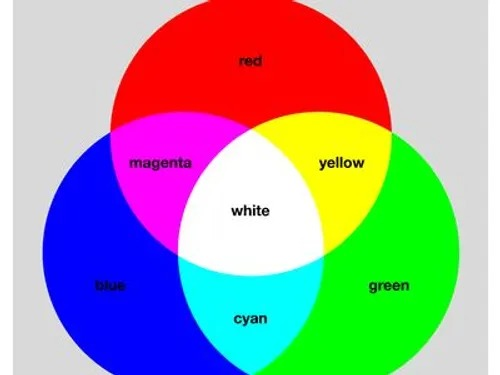
#> input picture images/RGB_image.jpg, 500 x 375 px, found by its file name
$ python separate_green_red_blue.py
#> lines starting #> are read from the running program, lines starting #| are printed output that depends on the picture
import numpy as np
import matplotlib.pyplot as plt
from PIL import Image
input_image_path =r"C:\Users\ASUS\Desktop\image mid\images\RGB_image.jpg"
image = Image.open(input_image_path)
#> image is the input picture: PIL image 500x375 RGB; mean R, G, B 161.5, 160, 159.6
image_np = np.array(image)

# Separate the color components
red_component = image_np.copy()
green_component = image_np.copy()
blue_component = image_np.copy()

# Set other channels to zero
red_component[:, :, 1] = 0 # Zero out green channel
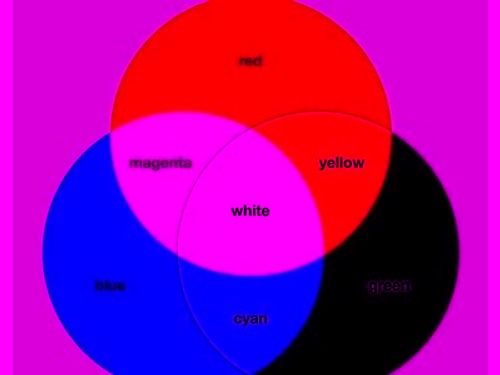
#> red_component: shape (375, 500, 3); mean R, G, B 161.5, 0, 159.6
red_component[:, :, 2] = 0 # Zero out blue channel
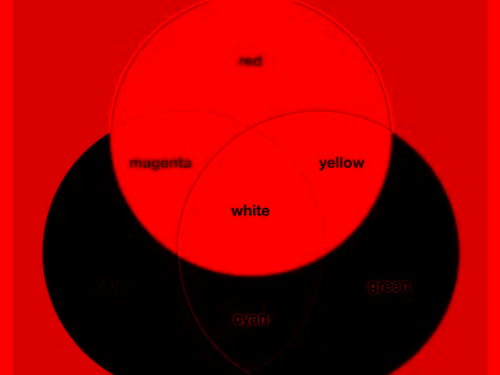
#> red_component: shape (375, 500, 3); mean R, G, B 161.5, 0, 0
green_component[:, :, 0] = 0 # Zero out red channel
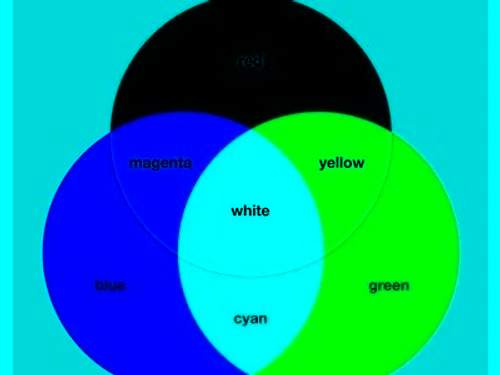
#> green_component: shape (375, 500, 3); mean R, G, B 0, 160, 159.6
green_component[:, :, 2] = 0 # Zero out blue channel
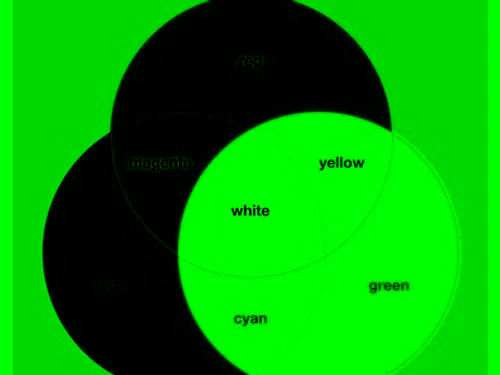
#> green_component: shape (375, 500, 3); mean R, G, B 0, 160, 0
blue_component[:, :, 0] = 0 # Zero out red channel
blue_component[:, :, 1] = 0 # Zero out green channel
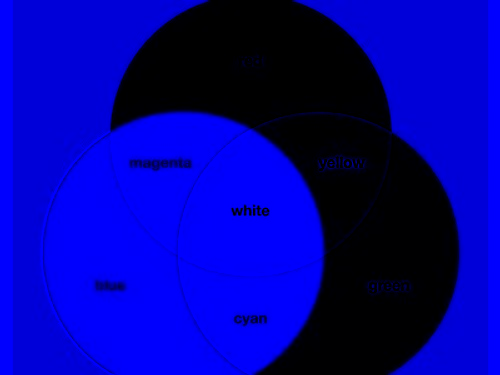
#> blue_component: shape (375, 500, 3); mean R, G, B 0, 0, 159.6

# Create images for each color component
red_image = Image.fromarray(red_component)
green_image = Image.fromarray(green_component)
blue_image = Image.fromarray(blue_component)

# Reconstruct the original image
reconstructed_image = Image.fromarray(image_np)

# Display the original and the separated color components
plt.figure(figsize=(12, 6))
plt.subplot(2, 2, 1)
plt.imshow(red_image)
plt.title('Red Component')
plt.axis('off')

plt.subplot(2, 2, 2)
plt.imshow(green_image)
plt.title('Green Component')
plt.axis('off')

plt.subplot(2, 2, 3)
plt.imshow(blue_image)
plt.title('Blue Component')
plt.axis('off')

plt.subplot(2, 2, 4)
# Missing code from original image to display the reconstructed image, assuming it would be similar to:
plt.imshow(reconstructed_image)
plt.title('Reconstructed Image')
plt.axis('off')

plt.tight_layout()
plt.show()
